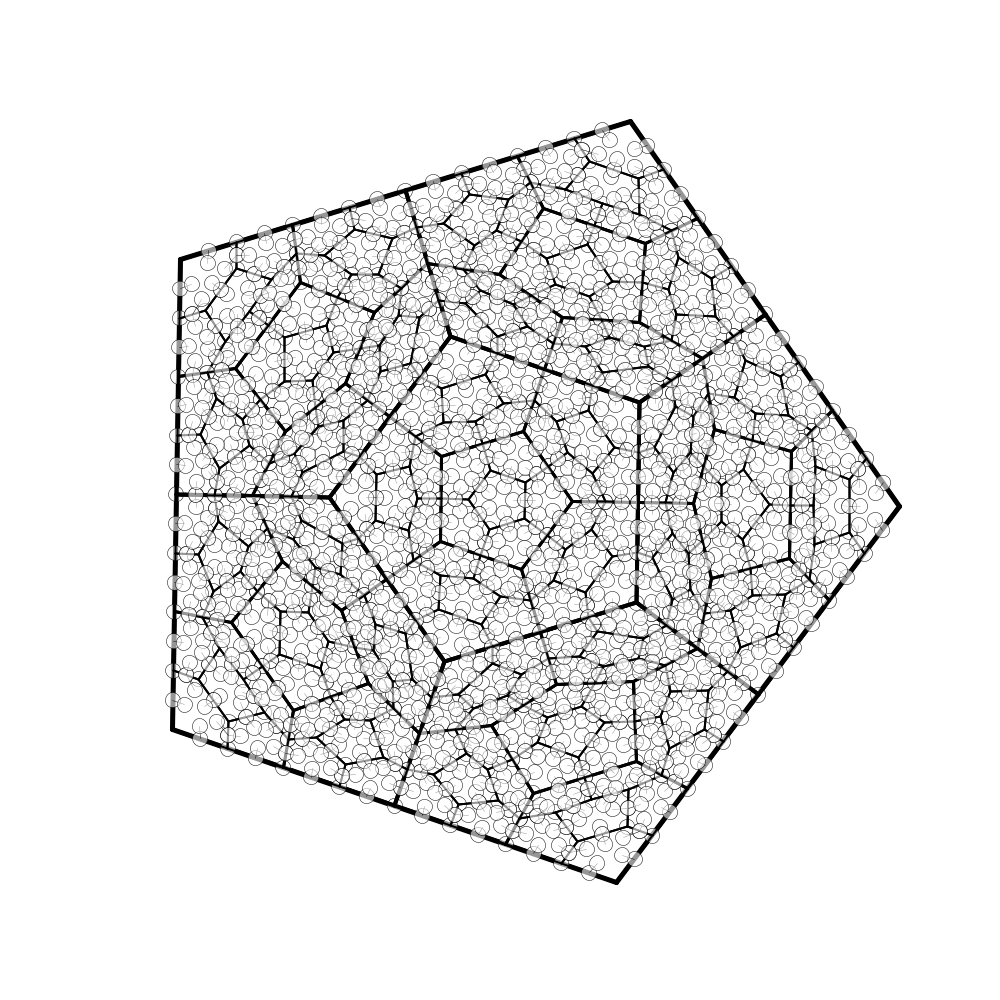
Frame 1 (no input)
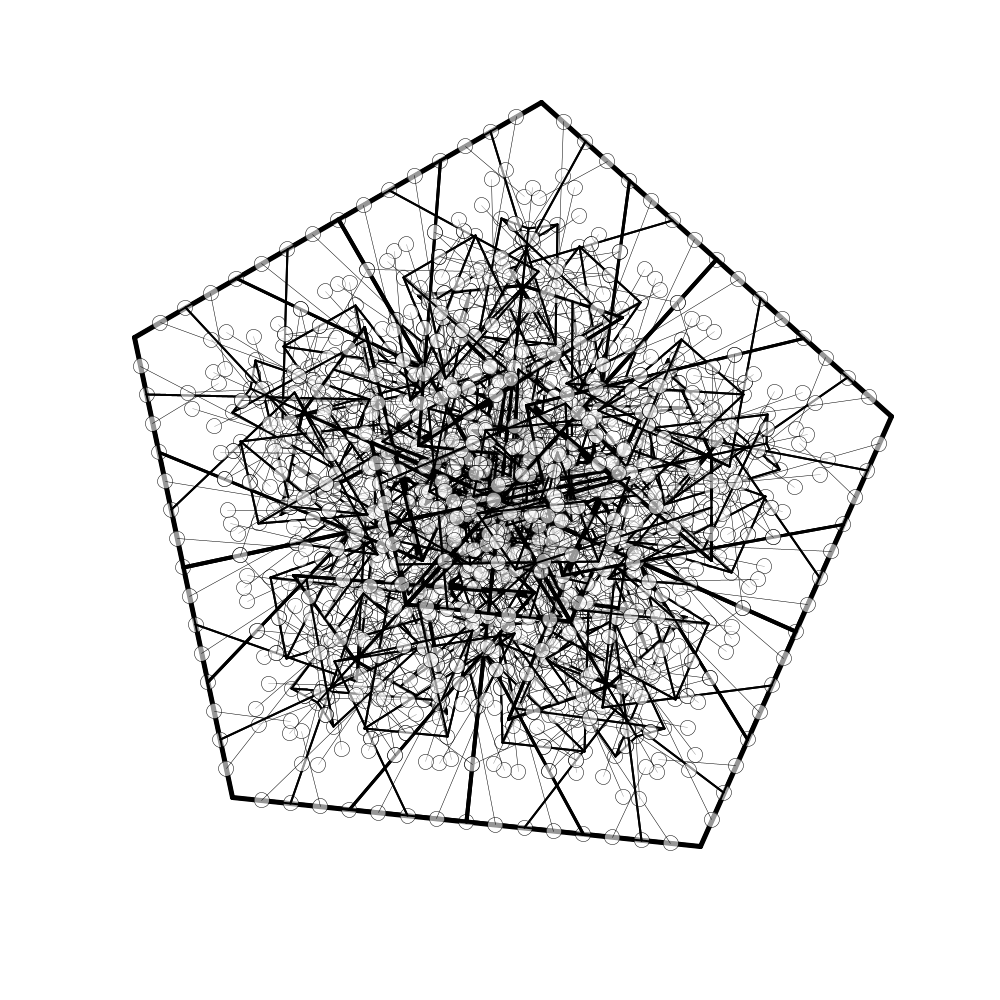
Frame 60 (the mouse pressed at the canvas centre just before this capture)
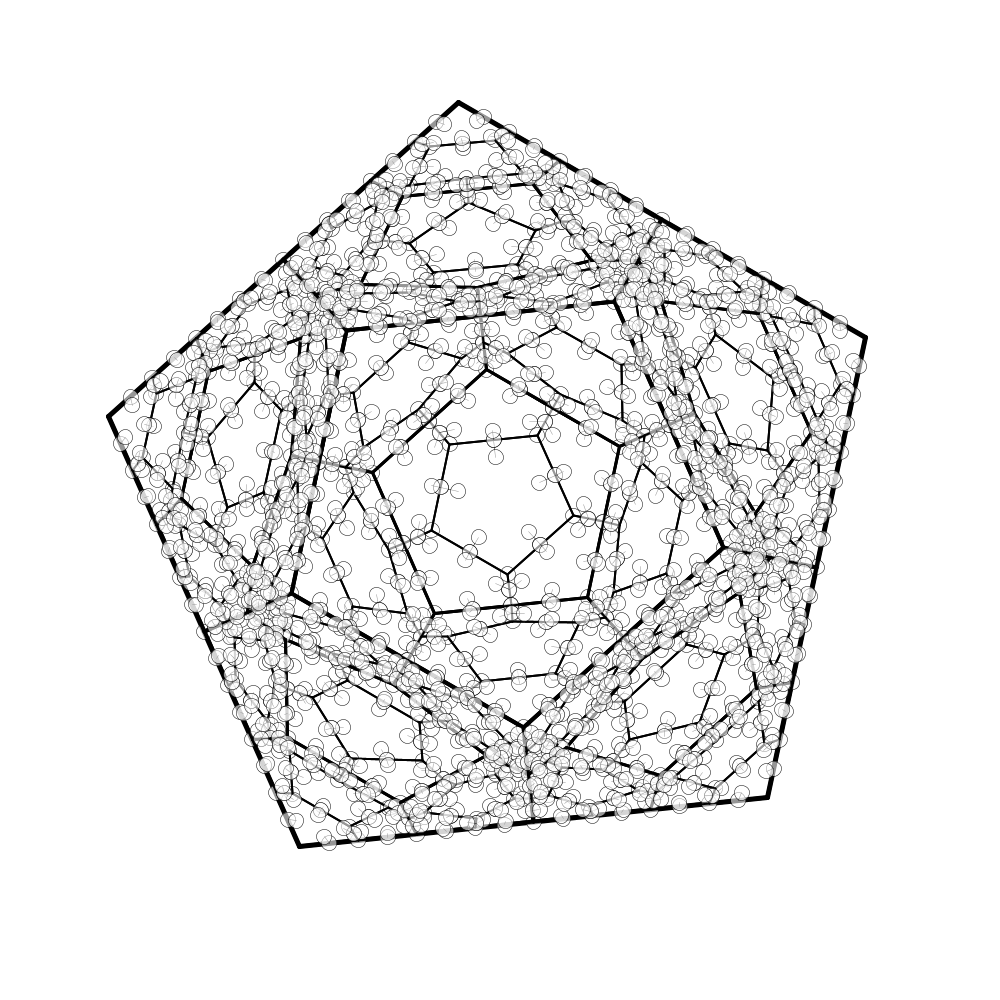
Frame 120 (the mouse held since frame 60 and released just before this capture)

The Processing sketch that drew these frames (run headless with seeded random() and noise(); from frame 60 on, the mouse is pressed at the canvas centre):

// Processing sketch: Generative_Art_8_4_2_2
// ── Generative_Art_8_4_2_2.pde
// グローバル変数
FractalRoot pentagon;        // ルートオブジェクト
int _maxlevels = 4;          // 深さ
float _strutFactor;          // 中点から突っ張り点までの割合 
float _strutNoise;           // strutFactorを計算する際のノイズ
float _arounds = 360.0f;     // 一周分の角度
int _sides = 5;              // 辺の数

/*
* 初期処理
*/
void setup() {
  size(1000, 1000);
  smooth();
  _strutNoise = random(10);
}

/*
* 描写ループ
*/
void draw() {
  // クリア
  background(255);

  // 支柱の割合にノイズを加える
  _strutNoise += 0.01;
  _strutFactor = (noise(_strutNoise) * 3) - 1;
  
  // 辺の数にノイズを加える
  //_sides = (int)random(3, 5);
  
  // 図形の描写
  pentagon = new FractalRoot(frameCount);
  pentagon.drawShape();
}

/*
* ポイントオブジェクトクラス
*/
class PointObj {
  // クラス内変数
  float x;
  float y;

  /*
  * コンストラクタ
  */
  PointObj(float ex, float why) {
    x = ex;
    y = why;
  }
}

/*
* フラクタルルート図形のクラス
*/
class FractalRoot {
  // クラス内変数
  PointObj[] pointArr = {};
  Branch rootBranch;
  
  /*
  * コンストラクタ
  */
  FractalRoot(float startAngle) {
    // 変数の初期化
    float centX = width / 2;    // 画面中央のX座標
    float centY = height / 2;   // 画面中央のY座標
    float angleStep = _arounds / _sides;  // 生成する多角形の１つの角の角度を算出（１周 / 辺の数）

    // 360度を多角形の1つの角度ずつ進み、算出したポイント位置を配列に保持する
    for (int i = 0; i < _arounds; i += angleStep) {
      float x = centX + (400 * cos(radians(startAngle + i)));
      float y = centY + (400 * sin(radians(startAngle + i)));
      pointArr = (PointObj[])append(pointArr, new PointObj(x, y));
    }
    // 保持したポイント位置を基にルート木のオブジェクトを生成
    rootBranch = new Branch(0, 0, pointArr);
  }
  
  /*
  * 図形の描写
  */
  void drawShape() {
    // ルート木の描写
    rootBranch.drawMe();
  }
}

/*
* 木クラス
*/
class Branch {
  // クラス内変数
  int level;                    // 木の深さ
  int num;                      // 
  PointObj[] outerPoints = {};  // 図形の点位置
  PointObj[] midPoints = {};    // 図形の点の中点位置
  PointObj[] projPoints = {};   // 中点から対角線上の外側図形の点位置までを計算して算出した点の位置

  Branch[] myBranches = {};

  /*
  * コンストラクタ
  */
  Branch(int lev, int n, PointObj[] points) {
    level = lev;
    num = n;
    outerPoints = points;
    midPoints = calcMidPoints();
    projPoints = calcStrutPoints();
    if ((level + 1) < _maxlevels) {
      // 指定した深さに到達するまで、子の木オブジェクトを生成
      Branch childBranch = new Branch(level + 1, 0, projPoints);
      myBranches = (Branch[])append(myBranches, childBranch);
      
      // 外側図形の点、外側図形の中点、突っ張り点を基に、内側に図形を描写
      for (int k = 0; k < outerPoints.length; k++) {
        int nextk = k - 1;
        if (nextk < 0) {
          nextk += outerPoints.length;
        }
        PointObj[] newPoints = { projPoints[k], midPoints[k], outerPoints[k], midPoints[nextk], projPoints[nextk] };
        childBranch = new Branch(level + 1, k + 1, newPoints);
        myBranches = (Branch[])append(myBranches, childBranch);
      }
    }
  }
  
  /*
  * 木を描写するメソッド
  */
  void drawMe() {
    strokeWeight(5 - level);
    
    // 外側図形の描写
    for (int i = 0; i < outerPoints.length; i++) {
      int nexti = i + 1;
      if (nexti == outerPoints.length) {
        // 図形の一番最後の点の場合、次の点を最初の点とする
        nexti = 0;
      }
      line(outerPoints[i].x, outerPoints[i].y, outerPoints[nexti].x, outerPoints[nexti].y);
    }
    
    // 支柱の描写
    strokeWeight(0.5);
    fill(255, 150);   
    for (int j = 0; j < midPoints.length; j++) {
      // 中点の描写
      ellipse(midPoints[j].x, midPoints[j].y, 15, 15);
      // 中点から突っ張り点まで線を描写
      line(midPoints[j].x, midPoints[j].y, projPoints[j].x, projPoints[j].y); 
      // 突っ張り点の描写
      ellipse(projPoints[j].x, projPoints[j].y, 15, 15);
    }
    
    // 子の木オブジェクトの描写
    for (int k = 0; k < myBranches.length; k++) {
      myBranches[k].drawMe();
    }
  }

  /*
  * 上位の木のポイント位置に対する中点位置を計算して取得するメソッド
  * @return ポイントオブジェクト（中点位置）の配列
  */
  PointObj[] calcMidPoints() {
    PointObj[] mpArray = new PointObj[outerPoints.length];
    
    for (int i = 0; i < outerPoints.length; i++) {
      // 現在位置とその次の点の位置を取得し、中点位置を計算する
      int nexti = i + 1;
      if (nexti == outerPoints.length) {
        // 図形の一番最後の点の場合、次の点を最初の点とする
        nexti = 0;
      }
      // 中点位置を計算して取得
      PointObj thisMP = calcMidPoint(outerPoints[i], outerPoints[nexti]);
      mpArray[i] = thisMP;
    }
    return mpArray;
  }

  /*
  * 渡されたポイント位置の中点位置を計算して取得するメソッド
  * @return ポイントオブジェクト（中点位置）
  */
  PointObj calcMidPoint(PointObj start, PointObj end) {
    float midx;
    float midy;
    
    // X座標の計算
    if (start.x > end.x) {
      // 開始位置 > 終了位置の場合、終了位置から見て、開始 - 終了の半分を足した位置を取得
      midx = end.x + ((start.x - end.x) / 2);
    } else {
      // 終了位置 > 開始位置の場合、開始位置から見て、終了 - 開始の半分を足した位置を取得
      midx = start.x + ((end.x - start.x) / 2);
    } 
    
    // Y座標の計算
    if (start.y > end.y) {
      // 開始位置 > 終了位置の場合、終了位置から見て、開始 - 終了の半分を足した位置を取得
      midy = end.y + ((start.y - end.y) / 2);
    } else {
      // 終了位置 > 開始位置の場合、開始位置から見て、終了 - 開始の半分を足した位置を取得
      midy = start.y + ((end.y - start.y) / 2);
    } 

    // 計算して取得した中点位置を返却
    return new PointObj(midx, midy);
  }
  
  /*
  * 中点から対角上にある、外側図形の点までに対する、_strutFactor（割合）分までの位置を取得するメソッド
  * @return ポイントオブジェクト（中点から対角上になる外側図形の点までの、割合で区切った位置）の配列
  */
  PointObj[] calcStrutPoints() {
    PointObj[] strutArray = new PointObj[midPoints.length];
    
    for (int i = 0; i < midPoints.length; i++) {
      int nexti = i + 3;
      if (nexti >= midPoints.length) {
        nexti -= midPoints.length;
      }
      // 中点を向かい合った頂点に向けて伸ばす
      PointObj thisSP = calcStrutPoint(midPoints[i], outerPoints[nexti]);
      strutArray[i] = thisSP;
    }
    
    return strutArray;
  }
  
  /*
  * 中点から対角上にある、外側図形の点までに対する、_strutFactor（割合）分までの位置を取得するメソッド
  * @return ポイントオブジェクト（中点から対角上になる外側図形の点までの、割合で区切った位置）
  */
  PointObj calcStrutPoint(PointObj midp, PointObj outerp) {
    float strutx;
    float struty;
    float adj;
    float opp;
    
    // 三角法の計算
    if (outerp.x > midp.x) {
      opp = outerp.x - midp.x;
    } else {
      opp = midp.x - outerp.x;
    }
    if (outerp.y > midp.y) {
      adj = outerp.y - midp.y;
    } else {
      adj = midp.y - outerp.y;
    }

    // 斜辺に沿って伸ばす
    if (outerp.x > midp.x) {
      strutx = midp.x + (opp * _strutFactor);
    } else {
      strutx = midp.x - (opp * _strutFactor);
    }
    if (outerp.y > midp.y) {
      struty = midp.y + (adj * _strutFactor);
    } else {
      struty = midp.y - (adj * _strutFactor);
    }
    
    return new PointObj(strutx, struty);
  } 
}
